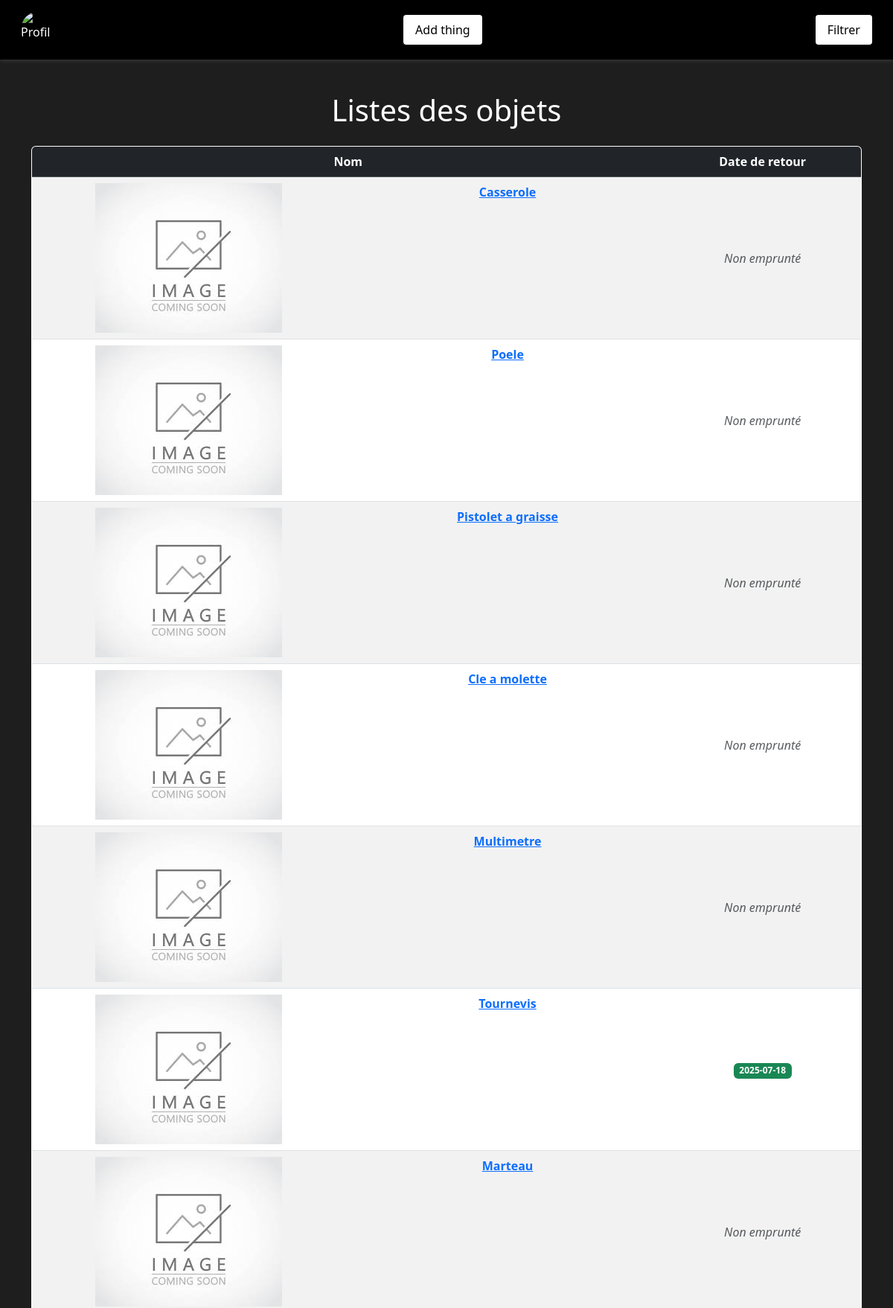
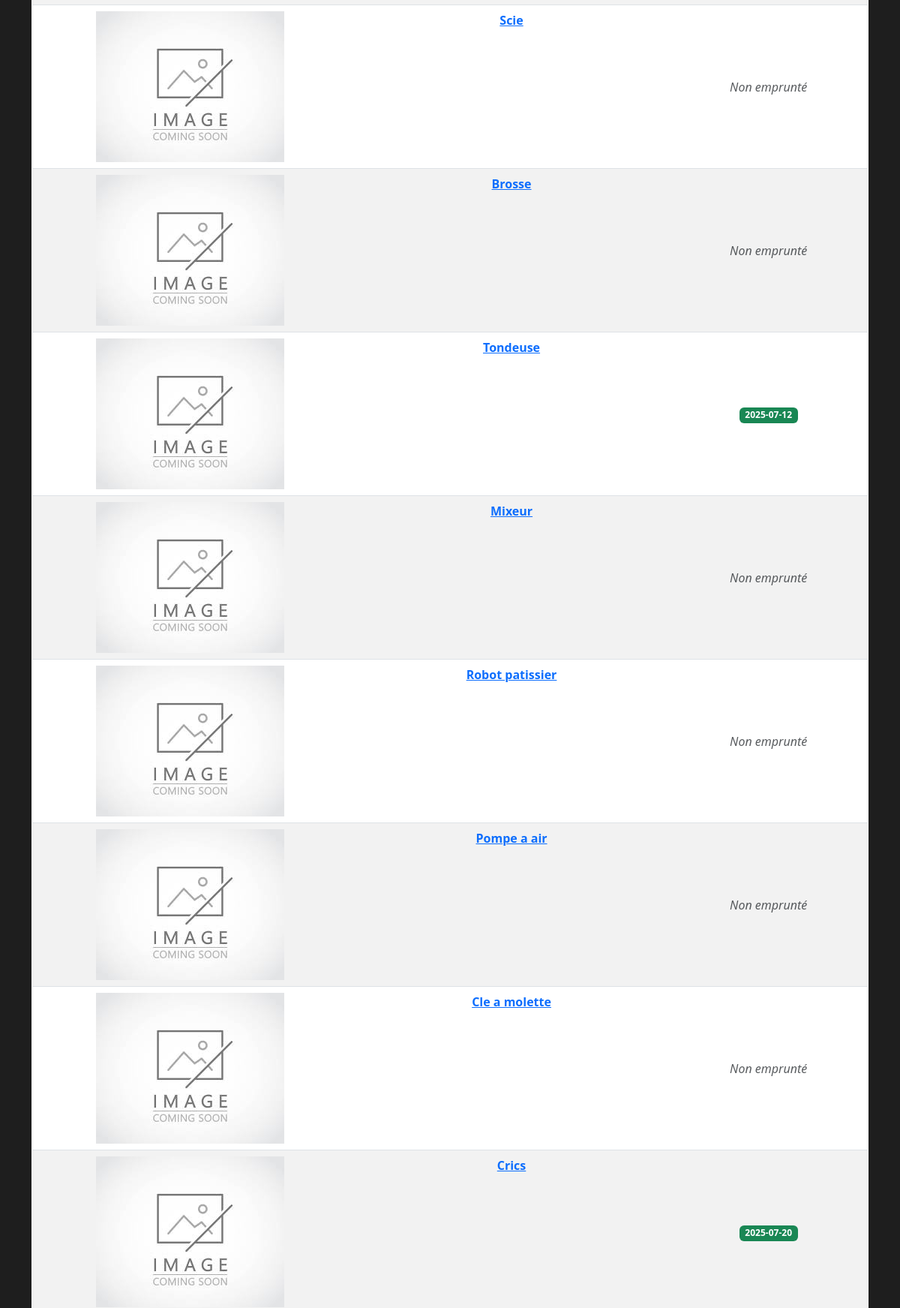
Page /pages/accueil.php (upper part) on the committed database (2 pictures, top to bottom).
### tables this page shows
create table emprunt_objet(
    id_objet INT AUTO_INCREMENT PRIMARY KEY,
    nom_objet VARCHAR(150),
    id_categorie INT,
    id_membre INT
);

### inc/connection.php (called while the page is built, shortened)
<?php
function dbconnect()
{
    static $connect = null;
    if ($connect === null) {
        $connect = mysqli_connect('localhost', 'root', '', 'emprunt');
        mysqli_set_charset($connect, 'utf8mb4');
    }
    return $connect;
}

### inc/function.php (called while the page is built, shortened)
<?php
require("connection.php");
function getListObject()
{
    $sql = "SELECT * FROM emprunt_objet ORDER BY id_objet DESC";
    $request = mysqli_query(dbconnect(), $sql);
    while($response = mysqli_fetch_assoc($request))
    {
        $result[] = $response;
    }
    if(!empty($result))
    {
        return $result;
    }
    return null;
}
function verifieSiEmprunte($id)
{
    $sql = "SELECT date_retour FROM emprunt_v_emprunt_objet WHERE id_objet = '%s'";
    $sql = sprintf($sql, $id);
    $request = mysqli_query(dbconnect(), $sql);
    if(mysqli_num_rows($request) > 0)
    {
        $response = mysqli_fetch_assoc($request);
        return $response['date_retour'];
    }
    return false;
}

### pages/accueil.php (the view, shortened to what this page needs)
<?php
require('../inc/function.php');
$parameters = ["Nom", "Date de retour"];
$objets = getListObject();
?>
<!DOCTYPE html>
<html lang="en">
<head>
    <link rel="stylesheet" href="../assets/bootstrap/css/bootstrap.min.css" />
    <link rel="stylesheet" href="../assets/style/style-accueil.css">
</head>
<body>
    <header>
        <nav class="container-fluid d-flex justify-content-between align-items-center">
            <ul class="d-flex align-items-center mb-0">
                <img src="../assets/image/<?= $_SESSION['pdp']; ?>" alt="Profil">
            </ul>
            <ul>
                <a href="formulaire-objet.php"><button>Add thing</button></a>
            </ul>
            <a href="filtre.php"><button>Filtrer</button></a>
        </nav>
    </header>
    <main>
        <div class="container mt-4">
            <?php if (!empty($objets)) { ?>
                <h1 class="text-center mb-4">Listes des objets</h1>
                <div class="table-responsive">
                    <table class="table table-hover table-striped border rounded overflow-hidden shadow-sm bg-white">
                        <thead class="table-dark text-center">
                            <tr>
                                <?php foreach ($parameters as $param) { ?>
                                    <th><?= $param; ?></th>
                                <?php } ?>
                            </tr>
                        </thead>
                        <tbody class="text-center align-middle">
                            <?php foreach ($objets as $o) { ?>
                                <tr>
                                    <td class="fw-semibold">
                                        <div class="row">
                                            <div class="col">
                                                <?php $photo = getImageObjet($o['id_objet']);?>
                                                <?php if (empty($photo)) { ?>
                                                    <img src="../assets/image/default.png" alt="">
                                                <?php } else { ?>
                                                    <img src="../assets/image/<?= $photo; ?>" alt="">
                                                <?php } ?>
                                            </div>
                                            <div class="col">
                                                <a href="affichage.php?id=<?= $o['id_objet']; ?>&name=<?= $o['nom_objet']; ?>">
                                                    <?= $o['nom_objet']; ?>
                                                </a>
                                            </div>
                                        </div>
                                    </td>
                                    <?php $emprunt = verifieSiEmprunte($o['id_objet']); ?>
                                    <td>
                                        <?= $emprunt !== false ? "<span class='badge bg-success'>$emprunt</span>" : "<span class='text-muted fst-italic'>Non emprunté</span>" ?>
                                    </td>
                                </tr>
                            <?php } ?>
                        </tbody>
                    </table>
                </div>
            <?php } ?>
        </div>
    </main>
</body>
</html>

### assets/style/style-accueil.css (style rules this page uses)
body { background-color: #1e1e1e; color: #f8f9fa; padding-top: 100px; }
header { background-color: #000; color: white; position: fixed; top: 0; left: 0; right: 0; z-index: 1030; height: 80px; display: flex; align-items: center; padding: 0 1rem; box-shadow: 0 2px 5px rgba(255, 255, 255, 0.1); }
header nav ul { list-style: none; display: flex; align-items: center; margin: 0; padding: 0; }
header nav ul img { width: 50px; height: 50px; border-radius: 50%; object-fit: cover; margin-right: 1rem; }
header nav a button { margin-left: auto; background-color: white; color: black; border: none; padding: 8px 16px; border-radius: 4px; }
table { width: 100%; color: #000; background-color: white; }
thead { background-color: #f0f0f0; }
tbody tr:nth-child(even) { background-color: #f9f9f9; }
h1 { color: white; }

### rows in the picture
emprunt_objet: nom_objet "Casserole", shows "Non emprunté"
emprunt_objet: nom_objet "Poele", shows "Non emprunté"
emprunt_objet: nom_objet "Pistolet a graisse", shows "Non emprunté"
emprunt_objet: nom_objet "Cle a molette", shows "Non emprunté"
emprunt_objet: nom_objet "Multimetre", shows "Non emprunté"
emprunt_objet: nom_objet "Tournevis", emprunt "2025-07-18"
emprunt_objet: nom_objet "Marteau", shows "Non emprunté"
emprunt_objet: nom_objet "Scie", shows "Non emprunté"
emprunt_objet: nom_objet "Brosse", shows "Non emprunté"
emprunt_objet: nom_objet "Tondeuse", emprunt "2025-07-12"
emprunt_objet: nom_objet "Mixeur", shows "Non emprunté"
emprunt_objet: nom_objet "Robot patissier", shows "Non emprunté"
emprunt_objet: nom_objet "Pompe a air", shows "Non emprunté"
emprunt_objet: nom_objet "Cle a molette", shows "Non emprunté"
emprunt_objet: nom_objet "Crics", emprunt "2025-07-20"

### other values in the picture
$param "Nom"
$param "Date de retour"
